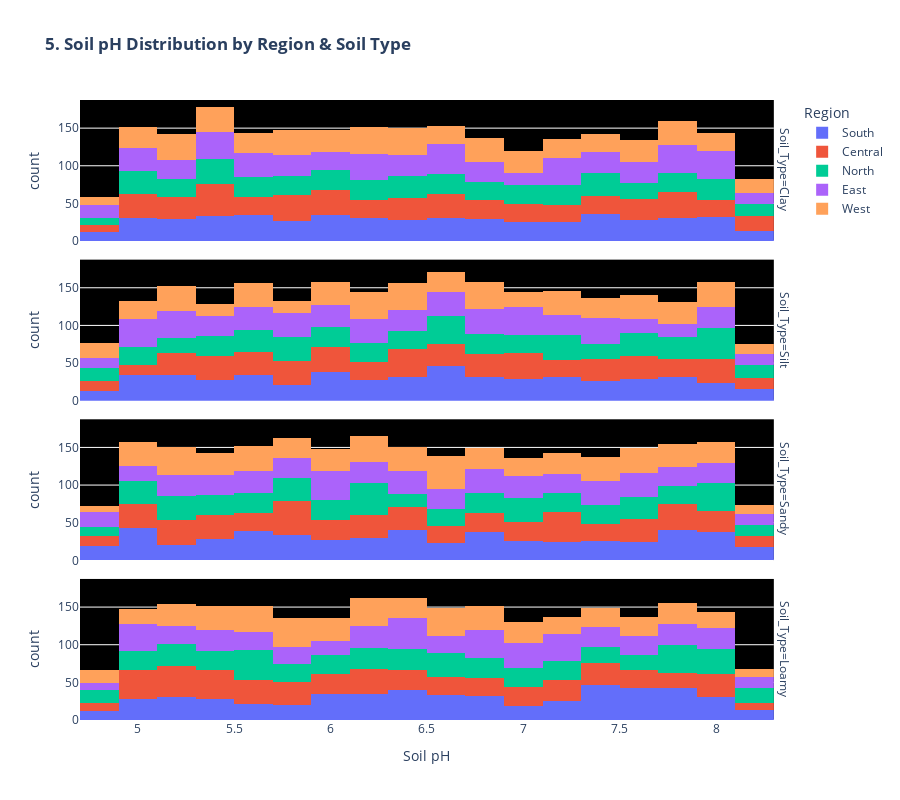

Write notebook code for a chart like this one.
### Markdown cell above
### *5. Soil pH Distribution by Region*

### Code cell
print("\n5. Regional pH Patterns...")

fig5 = px.histogram(df, x='Soil_pH', color='Region', facet_row='Soil_Type',
                    nbins=30, title='<b>5. Soil pH Distribution by Region & Soil Type</b>',
                    labels={'Soil_pH': 'Soil pH', 'count': 'Count'})

fig5.update_layout(height=800, plot_bgcolor='black', paper_bgcolor='white')
fig5.show()

### Figure 1 — Plotly figure (JSON) as saved in the notebook; plotly's stock layout.template omitted (floating-point values rounded to 4 significant figures; data arrays with more than 128 entries replaced by an {"elided": "..."} marker saying what was removed)
{"data": [{"bingroup": "x", "hovertemplate": "Region=South<br>Soil_Type=Clay<br>Soil pH=%{x}<br>count=%{y}<extra></extra>", "legendgroup": "South", "marker": {"color": "#636efa", "pattern": {"shape": ""}}, "name": "South", "nbinsx": 30, "orientation": "v", "showlegend": true, "type": "histogram", "x": {"elided": "509 float values"}, "xaxis": "x4", "yaxis": "y4"}, {"bingroup": "x", "hovertemplate": "Region=South<br>Soil_Type=Silt<br>Soil pH=%{x}<br>count=%{y}<extra></extra>", "legendgroup": "South", "marker": {"color": "#636efa", "pattern": {"shape": ""}}, "name": "South", "nbinsx": 30, "orientation": "v", "showlegend": false, "type": "histogram", "x": {"elided": "523 float values"}, "xaxis": "x3", "yaxis": "y3"}, {"bingroup": "x", "hovertemplate": "Region=South<br>Soil_Type=Sandy<br>Soil pH=%{x}<br>count=%{y}<extra></extra>", "legendgroup": "South", "marker": {"color": "#636efa", "pattern": {"shape": ""}}, "name": "South", "nbinsx": 30, "orientation": "v", "showlegend": false, "type": "histogram", "x": {"elided": "539 float values"}, "xaxis": "x2", "yaxis": "y2"}, {"bingroup": "x", "hovertemplate": "Region=South<br>Soil_Type=Loamy<br>Soil pH=%{x}<br>count=%{y}<extra></extra>", "legendgroup": "South", "marker": {"color": "#636efa", "pattern": {"shape": ""}}, "name": "South", "nbinsx": 30, "orientation": "v", "showlegend": false, "type": "histogram", "x": {"elided": "531 float values"}, "xaxis": "x", "yaxis": "y"}, {"bingroup": "x", "hovertemplate": "Region=Central<br>Soil_Type=Clay<br>Soil pH=%{x}<br>count=%{y}<extra></extra>", "legendgroup": "Central", "marker": {"color": "#EF553B", "pattern": {"shape": ""}}, "name": "Central", "nbinsx": 30, "orientation": "v", "showlegend": true, "type": "histogram", "x": {"elided": "490 float values"}, "xaxis": "x4", "yaxis": "y4"}, {"bingroup": "x", "hovertemplate": "Region=Central<br>Soil_Type=Silt<br>Soil pH=%{x}<br>count=%{y}<extra></extra>", "legendgroup": "Central", "marker": {"color": "#EF553B", "pattern": {"shape": ""}}, "name": "Central", "nbinsx": 30, "orientation": "v", "showlegend": false, "type": "histogram", "x": {"elided": "494 float values"}, "xaxis": "x3", "yaxis": "y3"}, {"bingroup": "x", "hovertemplate": "Region=Central<br>Soil_Type=Sandy<br>Soil pH=%{x}<br>count=%{y}<extra></extra>", "legendgroup": "Central", "marker": {"color": "#EF553B", "pattern": {"shape": ""}}, "name": "Central", "nbinsx": 30, "orientation": "v", "showlegend": false, "type": "histogram", "x": {"elided": "510 float values"}, "xaxis": "x2", "yaxis": "y2"}, {"bingroup": "x", "hovertemplate": "Region=Central<br>Soil_Type=Loamy<br>Soil pH=%{x}<br>count=%{y}<extra></extra>", "legendgroup": "Central", "marker": {"color": "#EF553B", "pattern": {"shape": ""}}, "name": "Central", "nbinsx": 30, "orientation": "v", "showlegend": false, "type": "histogram", "x": {"elided": "493 float values"}, "xaxis": "x", "yaxis": "y"}, {"bingroup": "x", "hovertemplate": "Region=North<br>Soil_Type=Clay<br>Soil pH=%{x}<br>count=%{y}<extra></extra>", "legendgroup": "North", "marker": {"color": "#00cc96", "pattern": {"shape": ""}}, "name": "North", "nbinsx": 30, "orientation": "v", "showlegend": true, "type": "histogram", "x": {"elided": "454 float values"}, "xaxis": "x4", "yaxis": "y4"}, {"bingroup": "x", "hovertemplate": "Region=North<br>Soil_Type=Silt<br>Soil pH=%{x}<br>count=%{y}<extra></extra>", "legendgroup": "North", "marker": {"color": "#00cc96", "pattern": {"shape": ""}}, "name": "North", "nbinsx": 30, "orientation": "v", "showlegend": false, "type": "histogram", "x": {"elided": "484 float values"}, "xaxis": "x3", "yaxis": "y3"}, {"bingroup": "x", "hovertemplate": "Region=North<br>Soil_Type=Sandy<br>Soil pH=%{x}<br>count=%{y}<extra></extra>", "legendgroup": "North", "marker": {"color": "#00cc96", "pattern": {"shape": ""}}, "name": "North", "nbinsx": 30, "orientation": "v", "showlegend": false, "type": "histogram", "x": {"elided": "478 float values"}, "xaxis": "x2", "yaxis": "y2"}, {"bingroup": "x", "hovertemplate": "Region=North<br>Soil_Type=Loamy<br>Soil pH=%{x}<br>count=%{y}<extra></extra>", "legendgroup": "North", "marker": {"color": "#00cc96", "pattern": {"shape": ""}}, "name": "North", "nbinsx": 30, "orientation": "v", "showlegend": false, "type": "histogram", "x": {"elided": "484 float values"}, "xaxis": "x", "yaxis": "y"}, {"bingroup": "x", "hovertemplate": "Region=East<br>Soil_Type=Clay<br>Soil pH=%{x}<br>count=%{y}<extra></extra>", "legendgroup": "East", "marker": {"color": "#ab63fa", "pattern": {"shape": ""}}, "name": "East", "nbinsx": 30, "orientation": "v", "showlegend": true, "type": "histogram", "x": {"elided": "516 float values"}, "xaxis": "x4", "yaxis": "y4"}, {"bingroup": "x", "hovertemplate": "Region=East<br>Soil_Type=Silt<br>Soil pH=%{x}<br>count=%{y}<extra></extra>", "legendgroup": "East", "marker": {"color": "#ab63fa", "pattern": {"shape": ""}}, "name": "East", "nbinsx": 30, "orientation": "v", "showlegend": false, "type": "histogram", "x": {"elided": "506 float values"}, "xaxis": "x3", "yaxis": "y3"}, {"bingroup": "x", "hovertemplate": "Region=East<br>Soil_Type=Sandy<br>Soil pH=%{x}<br>count=%{y}<extra></extra>", "legendgroup": "East", "marker": {"color": "#ab63fa", "pattern": {"shape": ""}}, "name": "East", "nbinsx": 30, "orientation": "v", "showlegend": false, "type": "histogram", "x": {"elided": "491 float values"}, "xaxis": "x2", "yaxis": "y2"}, {"bingroup": "x", "hovertemplate": "Region=East<br>Soil_Type=Loamy<br>Soil pH=%{x}<br>count=%{y}<extra></extra>", "legendgroup": "East", "marker": {"color": "#ab63fa", "pattern": {"shape": ""}}, "name": "East", "nbinsx": 30, "orientation": "v", "showlegend": false, "type": "histogram", "x": {"elided": "481 float values"}, "xaxis": "x", "yaxis": "y"}, {"bingroup": "x", "hovertemplate": "Region=West<br>Soil_Type=Clay<br>Soil pH=%{x}<br>count=%{y}<extra></extra>", "legendgroup": "West", "marker": {"color": "#FFA15A", "pattern": {"shape": ""}}, "name": "West", "nbinsx": 30, "orientation": "v", "showlegend": true, "type": "histogram", "x": {"elided": "508 float values"}, "xaxis": "x4", "yaxis": "y4"}, {"bingroup": "x", "hovertemplate": "Region=West<br>Soil_Type=Silt<br>Soil pH=%{x}<br>count=%{y}<extra></extra>", "legendgroup": "West", "marker": {"color": "#FFA15A", "pattern": {"shape": ""}}, "name": "West", "nbinsx": 30, "orientation": "v", "showlegend": false, "type": "histogram", "x": {"elided": "494 float values"}, "xaxis": "x3", "yaxis": "y3"}, {"bingroup": "x", "hovertemplate": "Region=West<br>Soil_Type=Sandy<br>Soil pH=%{x}<br>count=%{y}<extra></extra>", "legendgroup": "West", "marker": {"color": "#FFA15A", "pattern": {"shape": ""}}, "name": "West", "nbinsx": 30, "orientation": "v", "showlegend": false, "type": "histogram", "x": {"elided": "518 float values"}, "xaxis": "x2", "yaxis": "y2"}, {"bingroup": "x", "hovertemplate": "Region=West<br>Soil_Type=Loamy<br>Soil pH=%{x}<br>count=%{y}<extra></extra>", "legendgroup": "West", "marker": {"color": "#FFA15A", "pattern": {"shape": ""}}, "name": "West", "nbinsx": 30, "orientation": "v", "showlegend": false, "type": "histogram", "x": {"elided": "497 float values"}, "xaxis": "x", "yaxis": "y"}], "layout": {"annotations": [{"font": {}, "showarrow": false, "text": "Soil_Type=Loamy", "textangle": 90, "x": 0.98, "xanchor": "left", "xref": "paper", "y": 0.1138, "yanchor": "middle", "yref": "paper"}, {"font": {}, "showarrow": false, "text": "Soil_Type=Sandy", "textangle": 90, "x": 0.98, "xanchor": "left", "xref": "paper", "y": 0.3712, "yanchor": "middle", "yref": "paper"}, {"font": {}, "showarrow": false, "text": "Soil_Type=Silt", "textangle": 90, "x": 0.98, "xanchor": "left", "xref": "paper", "y": 0.6288, "yanchor": "middle", "yref": "paper"}, {"font": {}, "showarrow": false, "text": "Soil_Type=Clay", "textangle": 90, "x": 0.98, "xanchor": "left", "xref": "paper", "y": 0.8862, "yanchor": "middle", "yref": "paper"}], "barmode": "relative", "height": 800, "legend": {"title": {"text": "Region"}, "tracegroupgap": 0}, "paper_bgcolor": "white", "plot_bgcolor": "black", "title": {"text": "<b>5. Soil pH Distribution by Region & Soil Type</b>"}, "xaxis": {"anchor": "y", "domain": [0, 0.98], "title": {"text": "Soil pH"}}, "xaxis2": {"anchor": "y2", "domain": [0, 0.98], "matches": "x", "showticklabels": false}, "xaxis3": {"anchor": "y3", "domain": [0, 0.98], "matches": "x", "showticklabels": false}, "xaxis4": {"anchor": "y4", "domain": [0, 0.98], "matches": "x", "showticklabels": false}, "yaxis": {"anchor": "x", "domain": [0, 0.2275], "title": {"text": "count"}}, "yaxis2": {"anchor": "x2", "domain": [0.2575, 0.485], "matches": "y", "title": {"text": "count"}}, "yaxis3": {"anchor": "x3", "domain": [0.515, 0.7425], "matches": "y", "title": {"text": "count"}}, "yaxis4": {"anchor": "x4", "domain": [0.7725, 1], "matches": "y", "title": {"text": "count"}}}}
